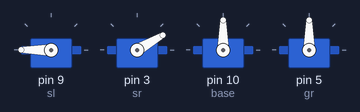
This sketch was run on a simulated Arduino Uno, built with avr-gcc and run on an emulated ATmega328P. Parts: 4 × servo.

Above: at 3.6 s.
At 5.71 s:
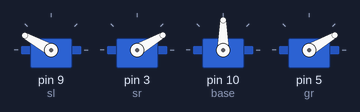
At 12.4 s:
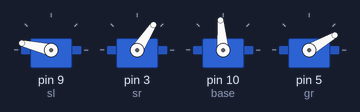
At 20.2 s:
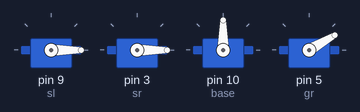
At 27.6 s:
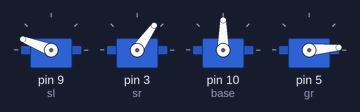
At 35.7 s:
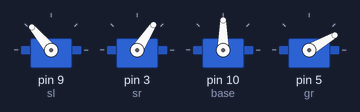
Timing chart, 0 to 40.0 s (numbered marks = the images above):
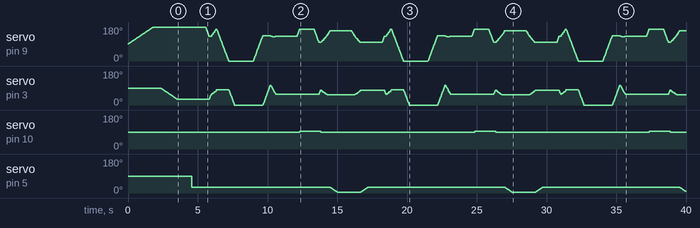

The sketch:

sArm_code_3.2.ino
```cpp
#include <Servo.h>
#include <math.h>

Servo sl, sr, base, gr; // sl - leftServo, sr - rightServo, base - baseServo gr - gripperservo
double l1 = 8, l2 = 8; // mesurements of sArm

/////////////////////////////////////////////////////////////////////////////////////////////////////////////////////
//Initional sArm possion.
void homepos() {
  mvsl(180, 20);
  delay(500);
  mvsr(30, 20);
  delay(500);
  mvb(90, 20);
  delay(500);
  gr.write(30);
  delay(1000);
}

///////////////////////////////////////////////////////////////////////////////////////////////////////////////////////
void setup() {
  //attach the servos
  sl.attach(9);
  sr.attach(3);
  base.attach(10);
  gr.attach(5 , 544, 853);

  homepos();
}

////////////////////////////////////////////////////////////////////////////////////////////////////////////////////////
// We use for loops so we can control the speed of the servo
void mvsl( int p, int d) { // to move the left servo
  //  p - end possion d - delay
  // If previous position is bigger then current position
  int pp = sl.read(); // set previous position
  if (pp > p) {
    for ( int j = pp; j >= p; j--) {   // Run servo down
      sl.write(j);
      delay(d);    // defines the speed at which the servo rotates
    }
  }
  // If previous position is smaller then current position
  if (pp < p) {
    for ( int j = pp; j <= p; j++) {   // Run servo up
      sl.write(j);
      delay(d);
    }
  }
  if (pp == p) {
    delay(2);
  }
}
void mvsr( int p, int d) {// to move the right servo
  //  p - end possion d - delay
  // If previous position is bigger then current position
  int pp = sr.read(); // set previous position
  if (pp > p) {
    for ( int j = pp; j >= p; j--) {   // Run servo down
      sr.write(j);
      delay(d);    // defines the speed at which the servo rotates
    }
  }
  // If previous position is smaller then current position
  if (pp < p) {
    for ( int j = pp; j <= p; j++) {   // Run servo up
      sr.write(j);
      delay(d);
    }
  }
  if (pp == p) {
    delay(2);
  }
}
void mvb( int p, int d) {// to move the base servo
  //  p - end possion d - delay
  // If previous position is bigger then current position
  int pp = base.read(); // set previous position
  if (pp > p) {
    for ( int j = pp; j >= p; j--) {   // Run servo down
      base.write(j);
      delay(d);    // defines the speed at which the servo rotates
    }
  }
  // If previous position is smaller then current position
  if (pp < p) {
    for ( int j = pp; j <= p; j++) {   // Run servo up
      base.write(j);
      delay(d);
    }
  }
  if (pp == p) {
    delay(2);
  }
}

//open or closs the gripper
//  1 - open 0 - close
void grf( int p) {
  int pp = gr.read(); // set previous position
  if (p == 1) {
    for ( int j = pp; j >= 5; j--) {
      gr.write(j);
      delay(20);    // defines the speed at which the servo rotates
    }
  }
  if (p == 0) {
    for ( int j = pp; j <= 30; j++) {
      gr.write(j);
      delay(20);
    }
  }
}

////////////////////////////////////////////////////////////////////////////////////////////////////////////////////////////
//Function for inverse kinematics for sArm
// Move end efactor to corsponting (X,Y,Z)
void ikMoveTo(double x, double y, double z) {
  double t3 = degrees(atan2(y , x));
  double t2 = degrees(acos((pow(x, 2) + pow(y, 2) + pow(z, 2) - pow(l1, 2) - pow(l2, 2)) / (2 * l1 * l2)));
  double t1 = degrees(atan(z / (sqrt(pow(x, 2) + pow(y, 2)))) + atan(l2 * sin(radians(t2)) / (l1 + l2 * cos(radians(t2)))));

  mvsl((int(180 - (t2 - (t1 - 30)))), 5);
  mvsr((int(130 - t1)), 5);
  mvb((int(90 + t3)), 5);
}

/////////////////////////////////////////////////////////////////////////////////////////////////////////////////////////////
// Draw a stright line that connect given two points.
void drawLine(int a, int b, int c, int p, int q, int r) {
  if (a < p) {
    for (int t = a; t <= p; t++) {
      double x = t;
      double y = (((x - a) * (q - b)) / (p - a)) + b;
      double z = (((x - a) * (r - c)) / (p - a)) + c;
      ikMoveTo(x, y, z);
      delay(10);
    }
  }
  if (a > p) {
    for (int t = a; t >= p; t--) {
      double x = t;
      double y = (((x - a) * (q - b)) / (p - a)) + b;
      double z = (((x - a) * (r - c)) / (p - a)) + c;
      ikMoveTo(x, y, z);
      delay(10);
    }
  }
  if (a == p) {
    if (b < q) {
      for (int t = b; t <= q; t++) {
        double y = t;
        double x = (((y - b) * (p - a)) / (q - b)) + a;
        double z = (((x - a) * (r - c)) / (p - a)) + c;
        ikMoveTo(x, y, z);
        delay(10);
      }
    }
    if (b > q) {
      for (int t = b; t >= q; t--) {
        double y = t;
        double x = (((y - b) * (p - a)) / (q - b)) + a;
        double z = (((x - a) * (r - c)) / (p - a)) + c;
        ikMoveTo(x, y, z);
        delay(10);
      }
    }
    if (b == q) {
      if (c < r) {
        for (int t = c; t <= r; t++) {
          double z = t;
          double y = (((z - c) * (q - b)) / (r - c)) + b;
          double x = (((z - c) * (p - a)) / (r - c)) + a;

          ikMoveTo(x, y, z);
          delay(10);
        }
      }
      if (c > r) {
        for (int t = c; t >= r; t--) {
          double z = t;
          double y = (((z - c) * (q - b)) / (r - c)) + b;
          double x = (((z - c) * (p - a)) / (r - c)) + a;

          ikMoveTo(x, y, z);
          delay(10);
        }
      }
      if (c == r) {
        ikMoveTo(a, b, c);
      }
    }
  }
}

//////////////////////////////////////////////////////////////////////////////////////////////////////////////////////////
// Draw a triangle that connect given three points in XYZ space.
void drawTri(int a, int b, int c, int p, int q, int r, int x, int y, int z) {
  drawLine(a, b, c, p, q, r);
  delay(500);
  drawLine(p, q, r, x, y, z);
  delay(500);
  drawLine(x, y, z, a, b, c);
  delay(500);
}
////////////////////////////////////////////////////////////////////////////////////////////////////////////////////////////

void loop() {

  // program for a sample task, sArm do this again and again
  // you can program the sArm with this functions easily

  drawTri(10, 0, 5, 17, 0, 13, 17, 0, 0);
  delay(1000);
  ikMoveTo(10, 1, 10);
  delay(1000);
  drawLine(10, 0, 0, 10, 0, 9);
  delay(10);
  grf(1);
  delay(1000);
  drawLine(10, 0, 9, 10, 0, 0);
  delay(10);
  grf(0);
  delay(1000);
}
```

Measured:
- by itself, servo on pin 10 (base): repeats every 12.5 s: 95° 1.5 s, 93° 0.02 s, 90° 11.0 s, 94° 0.01 s
